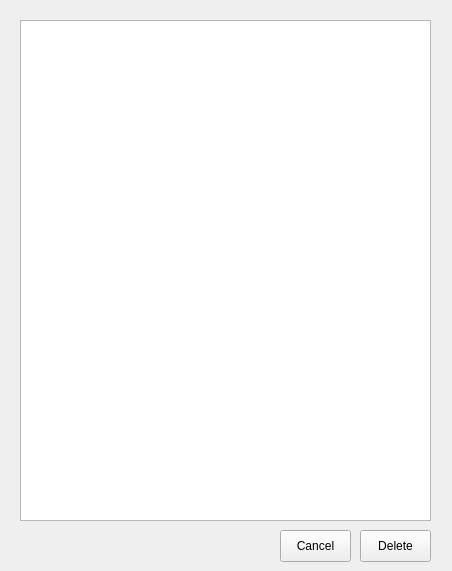
<?xml version="1.0" encoding="UTF-8"?>
<ui version="4.0">
 <class>DelRowWindow</class>
 <widget class="QWidget" name="DelRowWindow">
  <property name="geometry">
   <rect>
    <x>0</x>
    <y>0</y>
    <width>452</width>
    <height>571</height>
   </rect>
  </property>
  <property name="windowTitle">
   <string>Form</string>
  </property>
  <widget class="QTableView" name="tableView">
   <property name="geometry">
    <rect>
     <x>20</x>
     <y>20</y>
     <width>411</width>
     <height>501</height>
    </rect>
   </property>
  </widget>
  <widget class="QPushButton" name="del_btn">
   <property name="geometry">
    <rect>
     <x>360</x>
     <y>530</y>
     <width>71</width>
     <height>32</height>
    </rect>
   </property>
   <property name="text">
    <string>Delete</string>
   </property>
  </widget>
  <widget class="QPushButton" name="cancel_btn">
   <property name="geometry">
    <rect>
     <x>280</x>
     <y>530</y>
     <width>71</width>
     <height>32</height>
    </rect>
   </property>
   <property name="text">
    <string>Cancel</string>
   </property>
  </widget>
 </widget>
 <resources/>
 <connections/>
</ui>
